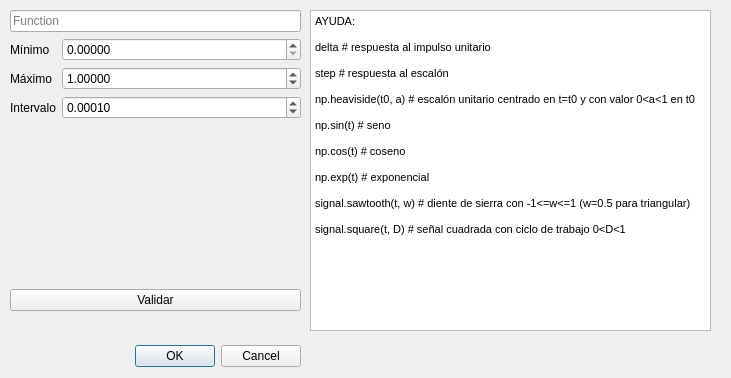
<?xml version="1.0" encoding="UTF-8"?>
<ui version="4.0">
 <class>ResponseDialog</class>
 <widget class="QDialog" name="ResponseDialog">
  <property name="geometry">
   <rect>
    <x>0</x>
    <y>0</y>
    <width>731</width>
    <height>378</height>
   </rect>
  </property>
  <property name="windowTitle">
   <string>Dialog</string>
  </property>
  <widget class="QDialogButtonBox" name="buttonBox">
   <property name="geometry">
    <rect>
     <x>50</x>
     <y>340</y>
     <width>251</width>
     <height>32</height>
    </rect>
   </property>
   <property name="orientation">
    <enum>Qt::Horizontal</enum>
   </property>
   <property name="standardButtons">
    <set>QDialogButtonBox::Cancel|QDialogButtonBox::Ok</set>
   </property>
  </widget>
  <widget class="QWidget" name="layoutWidget">
   <property name="geometry">
    <rect>
     <x>10</x>
     <y>10</y>
     <width>291</width>
     <height>321</height>
    </rect>
   </property>
   <layout class="QGridLayout" name="gridLayout">
    <item row="3" column="0">
     <widget class="ExprWidget" name="expr_plot" native="true"/>
    </item>
    <item row="5" column="0">
     <widget class="QLabel" name="error_label">
      <property name="sizePolicy">
       <sizepolicy hsizetype="Preferred" vsizetype="Fixed">
        <horstretch>0</horstretch>
        <verstretch>0</verstretch>
       </sizepolicy>
      </property>
      <property name="text">
       <string/>
      </property>
      <property name="alignment">
       <set>Qt::AlignCenter</set>
      </property>
     </widget>
    </item>
    <item row="4" column="0">
     <widget class="QPushButton" name="check_btn">
      <property name="enabled">
       <bool>true</bool>
      </property>
      <property name="text">
       <string>Validar</string>
      </property>
     </widget>
    </item>
    <item row="0" column="0">
     <widget class="QLineEdit" name="input_txt">
      <property name="enabled">
       <bool>true</bool>
      </property>
      <property name="placeholderText">
       <string>Function</string>
      </property>
     </widget>
    </item>
    <item row="1" column="0">
     <layout class="QFormLayout" name="formLayout">
      <item row="0" column="0">
       <widget class="QLabel" name="label">
        <property name="text">
         <string>Mínimo</string>
        </property>
       </widget>
      </item>
      <item row="0" column="1">
       <widget class="QDoubleSpinBox" name="minbox">
        <property name="decimals">
         <number>5</number>
        </property>
        <property name="minimum">
         <double>0.000000000000000</double>
        </property>
        <property name="maximum">
         <double>999999999.999989986419678</double>
        </property>
        <property name="value">
         <double>0.000000000000000</double>
        </property>
       </widget>
      </item>
      <item row="1" column="0">
       <widget class="QLabel" name="label_2">
        <property name="text">
         <string>Máximo</string>
        </property>
       </widget>
      </item>
      <item row="1" column="1">
       <widget class="QDoubleSpinBox" name="maxbox">
        <property name="decimals">
         <number>5</number>
        </property>
        <property name="maximum">
         <double>999999999.999989986419678</double>
        </property>
        <property name="value">
         <double>1.000000000000000</double>
        </property>
       </widget>
      </item>
      <item row="2" column="0">
       <widget class="QLabel" name="label_3">
        <property name="text">
         <string>Intervalo</string>
        </property>
       </widget>
      </item>
      <item row="2" column="1">
       <widget class="QDoubleSpinBox" name="stepbox">
        <property name="decimals">
         <number>5</number>
        </property>
        <property name="value">
         <double>0.000100000000000</double>
        </property>
       </widget>
      </item>
     </layout>
    </item>
   </layout>
  </widget>
  <widget class="QTextBrowser" name="textBrowser">
   <property name="enabled">
    <bool>true</bool>
   </property>
   <property name="geometry">
    <rect>
     <x>310</x>
     <y>10</y>
     <width>401</width>
     <height>321</height>
    </rect>
   </property>
   <property name="html">
    <string>&lt;!DOCTYPE HTML PUBLIC &quot;-//W3C//DTD HTML 4.0//EN&quot; &quot;http://www.w3.org/TR/REC-html40/strict.dtd&quot;&gt;
&lt;html&gt;&lt;head&gt;&lt;meta name=&quot;qrichtext&quot; content=&quot;1&quot; /&gt;&lt;style type=&quot;text/css&quot;&gt;
p, li { white-space: pre-wrap; }
&lt;/style&gt;&lt;/head&gt;&lt;body style=&quot; font-family:'MS Shell Dlg 2'; font-size:8.25pt; font-weight:400; font-style:normal;&quot;&gt;
&lt;p style=&quot; margin-top:0px; margin-bottom:0px; margin-left:0px; margin-right:0px; -qt-block-indent:0; text-indent:0px;&quot;&gt;AYUDA:&lt;/p&gt;
&lt;p style=&quot;-qt-paragraph-type:empty; margin-top:0px; margin-bottom:0px; margin-left:0px; margin-right:0px; -qt-block-indent:0; text-indent:0px;&quot;&gt;&lt;br /&gt;&lt;/p&gt;
&lt;p style=&quot; margin-top:0px; margin-bottom:0px; margin-left:0px; margin-right:0px; -qt-block-indent:0; text-indent:0px;&quot;&gt;delta # respuesta al impulso unitario&lt;/p&gt;
&lt;p style=&quot;-qt-paragraph-type:empty; margin-top:0px; margin-bottom:0px; margin-left:0px; margin-right:0px; -qt-block-indent:0; text-indent:0px;&quot;&gt;&lt;br /&gt;&lt;/p&gt;
&lt;p style=&quot; margin-top:0px; margin-bottom:0px; margin-left:0px; margin-right:0px; -qt-block-indent:0; text-indent:0px;&quot;&gt;step # respuesta al escalón&lt;/p&gt;
&lt;p style=&quot;-qt-paragraph-type:empty; margin-top:0px; margin-bottom:0px; margin-left:0px; margin-right:0px; -qt-block-indent:0; text-indent:0px;&quot;&gt;&lt;br /&gt;&lt;/p&gt;
&lt;p style=&quot; margin-top:0px; margin-bottom:0px; margin-left:0px; margin-right:0px; -qt-block-indent:0; text-indent:0px;&quot;&gt;np.heaviside(t0, a) # escalón unitario centrado en t=t0 y con valor 0&amp;lt;a&amp;lt;1 en t0&lt;/p&gt;
&lt;p style=&quot;-qt-paragraph-type:empty; margin-top:0px; margin-bottom:0px; margin-left:0px; margin-right:0px; -qt-block-indent:0; text-indent:0px;&quot;&gt;&lt;br /&gt;&lt;/p&gt;
&lt;p style=&quot; margin-top:0px; margin-bottom:0px; margin-left:0px; margin-right:0px; -qt-block-indent:0; text-indent:0px;&quot;&gt;np.sin(t) # seno&lt;/p&gt;
&lt;p style=&quot;-qt-paragraph-type:empty; margin-top:0px; margin-bottom:0px; margin-left:0px; margin-right:0px; -qt-block-indent:0; text-indent:0px;&quot;&gt;&lt;br /&gt;&lt;/p&gt;
&lt;p style=&quot; margin-top:0px; margin-bottom:0px; margin-left:0px; margin-right:0px; -qt-block-indent:0; text-indent:0px;&quot;&gt;np.cos(t) # coseno&lt;/p&gt;
&lt;p style=&quot;-qt-paragraph-type:empty; margin-top:0px; margin-bottom:0px; margin-left:0px; margin-right:0px; -qt-block-indent:0; text-indent:0px;&quot;&gt;&lt;br /&gt;&lt;/p&gt;
&lt;p style=&quot; margin-top:0px; margin-bottom:0px; margin-left:0px; margin-right:0px; -qt-block-indent:0; text-indent:0px;&quot;&gt;np.exp(t) # exponencial&lt;/p&gt;
&lt;p style=&quot;-qt-paragraph-type:empty; margin-top:0px; margin-bottom:0px; margin-left:0px; margin-right:0px; -qt-block-indent:0; text-indent:0px;&quot;&gt;&lt;br /&gt;&lt;/p&gt;
&lt;p style=&quot; margin-top:0px; margin-bottom:0px; margin-left:0px; margin-right:0px; -qt-block-indent:0; text-indent:0px;&quot;&gt;signal.sawtooth(t, w) # diente de sierra con -1&amp;lt;=w&amp;lt;=1 (w=0.5 para triangular)&lt;/p&gt;
&lt;p style=&quot;-qt-paragraph-type:empty; margin-top:0px; margin-bottom:0px; margin-left:0px; margin-right:0px; -qt-block-indent:0; text-indent:0px;&quot;&gt;&lt;br /&gt;&lt;/p&gt;
&lt;p style=&quot; margin-top:0px; margin-bottom:0px; margin-left:0px; margin-right:0px; -qt-block-indent:0; text-indent:0px;&quot;&gt;signal.square(t, D) # señal cuadrada con ciclo de trabajo 0&amp;lt;D&amp;lt;1&lt;/p&gt;&lt;/body&gt;&lt;/html&gt;</string>
   </property>
  </widget>
 </widget>
 <customwidgets>
  <customwidget>
   <class>ExprWidget</class>
   <extends>QWidget</extends>
   <header>src.widgets.exprwidget</header>
   <container>1</container>
  </customwidget>
 </customwidgets>
 <resources/>
 <connections>
  <connection>
   <sender>buttonBox</sender>
   <signal>accepted()</signal>
   <receiver>ResponseDialog</receiver>
   <slot>accept()</slot>
   <hints>
    <hint type="sourcelabel">
     <x>248</x>
     <y>254</y>
    </hint>
    <hint type="destinationlabel">
     <x>157</x>
     <y>274</y>
    </hint>
   </hints>
  </connection>
  <connection>
   <sender>buttonBox</sender>
   <signal>rejected()</signal>
   <receiver>ResponseDialog</receiver>
   <slot>reject()</slot>
   <hints>
    <hint type="sourcelabel">
     <x>316</x>
     <y>260</y>
    </hint>
    <hint type="destinationlabel">
     <x>286</x>
     <y>274</y>
    </hint>
   </hints>
  </connection>
 </connections>
</ui>
